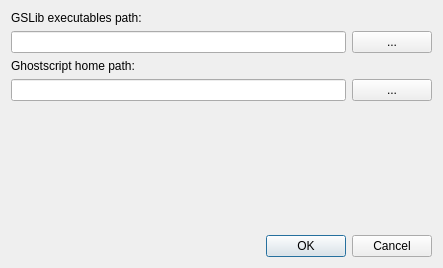
<?xml version="1.0" encoding="UTF-8"?>
<ui version="4.0">
 <class>SetupDialog</class>
 <widget class="QDialog" name="SetupDialog">
  <property name="geometry">
   <rect>
    <x>0</x>
    <y>0</y>
    <width>443</width>
    <height>268</height>
   </rect>
  </property>
  <property name="windowTitle">
   <string>Settings</string>
  </property>
  <layout class="QVBoxLayout" name="verticalLayout">
   <item>
    <widget class="QLabel" name="label">
     <property name="layoutDirection">
      <enum>Qt::RightToLeft</enum>
     </property>
     <property name="text">
      <string>GSLib executables path:</string>
     </property>
    </widget>
   </item>
   <item>
    <layout class="QHBoxLayout" name="horizontalLayout_2">
     <item>
      <widget class="QLineEdit" name="txtGSLibPath">
       <property name="sizePolicy">
        <sizepolicy hsizetype="MinimumExpanding" vsizetype="Preferred">
         <horstretch>0</horstretch>
         <verstretch>0</verstretch>
        </sizepolicy>
       </property>
       <property name="minimumSize">
        <size>
         <width>300</width>
         <height>0</height>
        </size>
       </property>
      </widget>
     </item>
     <item>
      <widget class="QPushButton" name="btnSearchPath">
       <property name="sizePolicy">
        <sizepolicy hsizetype="Preferred" vsizetype="Preferred">
         <horstretch>0</horstretch>
         <verstretch>0</verstretch>
        </sizepolicy>
       </property>
       <property name="text">
        <string>...</string>
       </property>
      </widget>
     </item>
    </layout>
   </item>
   <item>
    <widget class="QLabel" name="label_2">
     <property name="layoutDirection">
      <enum>Qt::RightToLeft</enum>
     </property>
     <property name="text">
      <string>Ghostscript home path:</string>
     </property>
    </widget>
   </item>
   <item>
    <layout class="QHBoxLayout" name="horizontalLayout">
     <item>
      <widget class="QLineEdit" name="txtGSPath">
       <property name="sizePolicy">
        <sizepolicy hsizetype="MinimumExpanding" vsizetype="Preferred">
         <horstretch>0</horstretch>
         <verstretch>0</verstretch>
        </sizepolicy>
       </property>
      </widget>
     </item>
     <item>
      <widget class="QPushButton" name="btnSearchGSPath">
       <property name="sizePolicy">
        <sizepolicy hsizetype="Preferred" vsizetype="Preferred">
         <horstretch>0</horstretch>
         <verstretch>0</verstretch>
        </sizepolicy>
       </property>
       <property name="text">
        <string>...</string>
       </property>
      </widget>
     </item>
    </layout>
   </item>
   <item>
    <spacer name="verticalSpacer">
     <property name="orientation">
      <enum>Qt::Vertical</enum>
     </property>
     <property name="sizeHint" stdset="0">
      <size>
       <width>20</width>
       <height>40</height>
      </size>
     </property>
    </spacer>
   </item>
   <item>
    <widget class="QDialogButtonBox" name="buttonBox">
     <property name="sizePolicy">
      <sizepolicy hsizetype="Preferred" vsizetype="Preferred">
       <horstretch>0</horstretch>
       <verstretch>0</verstretch>
      </sizepolicy>
     </property>
     <property name="orientation">
      <enum>Qt::Horizontal</enum>
     </property>
     <property name="standardButtons">
      <set>QDialogButtonBox::Cancel|QDialogButtonBox::Ok</set>
     </property>
    </widget>
   </item>
  </layout>
 </widget>
 <resources/>
 <connections>
  <connection>
   <sender>buttonBox</sender>
   <signal>accepted()</signal>
   <receiver>SetupDialog</receiver>
   <slot>accept()</slot>
   <hints>
    <hint type="sourcelabel">
     <x>248</x>
     <y>254</y>
    </hint>
    <hint type="destinationlabel">
     <x>157</x>
     <y>274</y>
    </hint>
   </hints>
  </connection>
  <connection>
   <sender>buttonBox</sender>
   <signal>rejected()</signal>
   <receiver>SetupDialog</receiver>
   <slot>reject()</slot>
   <hints>
    <hint type="sourcelabel">
     <x>316</x>
     <y>260</y>
    </hint>
    <hint type="destinationlabel">
     <x>286</x>
     <y>274</y>
    </hint>
   </hints>
  </connection>
  <connection>
   <sender>btnSearchPath</sender>
   <signal>clicked()</signal>
   <receiver>SetupDialog</receiver>
   <slot>showGSLibPathSearch()</slot>
   <hints>
    <hint type="sourcelabel">
     <x>424</x>
     <y>80</y>
    </hint>
    <hint type="destinationlabel">
     <x>232</x>
     <y>156</y>
    </hint>
   </hints>
  </connection>
  <connection>
   <sender>btnSearchGSPath</sender>
   <signal>clicked()</signal>
   <receiver>SetupDialog</receiver>
   <slot>showGSPathSearch()</slot>
   <hints>
    <hint type="sourcelabel">
     <x>424</x>
     <y>140</y>
    </hint>
    <hint type="destinationlabel">
     <x>232</x>
     <y>156</y>
    </hint>
   </hints>
  </connection>
 </connections>
 <slots>
  <slot>showGSLibPathSearch()</slot>
  <slot>showGSPathSearch()</slot>
 </slots>
</ui>
